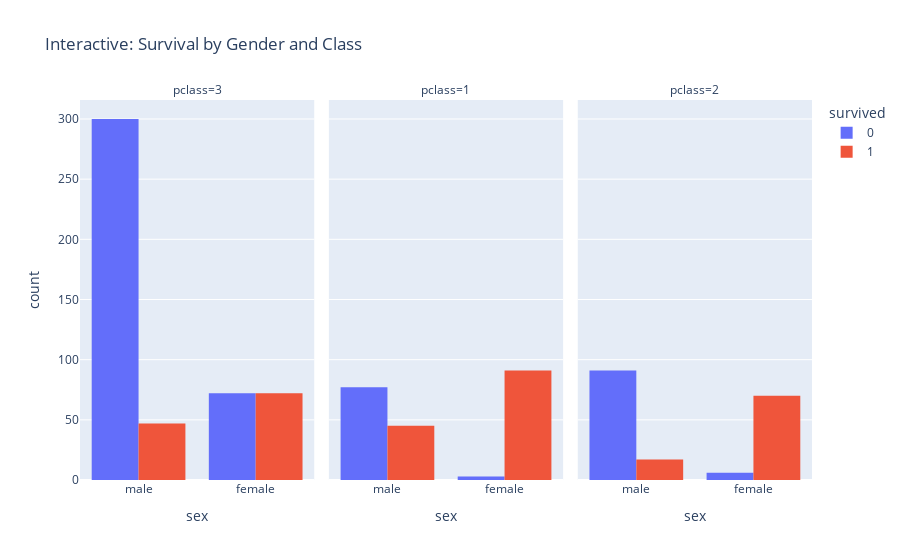

Write notebook code for a chart like this one.
### Markdown cell above
# 7.1 Survival by Gender & Class

### Code cell
fig1 = px.histogram(df, x="sex", color="survived", barmode="group",
                    facet_col="pclass", category_orders={"survived":[0,1]},
                    title="Interactive: Survival by Gender and Class")
fig1.show()

### Figure 1 — Plotly figure (JSON) as saved in the notebook; plotly's stock layout.template omitted (floating-point values rounded to 4 significant figures; data arrays with more than 128 entries replaced by an {"elided": "..."} marker saying what was removed)
{"data": [{"alignmentgroup": "True", "bingroup": "x", "hovertemplate": "survived=0<br>pclass=3<br>sex=%{x}<br>count=%{y}<extra></extra>", "legendgroup": "0", "marker": {"color": "#636efa", "pattern": {"shape": ""}}, "name": "0", "offsetgroup": "0", "orientation": "v", "showlegend": true, "type": "histogram", "x": {"elided": "372 str values"}, "xaxis": "x", "yaxis": "y"}, {"alignmentgroup": "True", "bingroup": "x", "hovertemplate": "survived=0<br>pclass=1<br>sex=%{x}<br>count=%{y}<extra></extra>", "legendgroup": "0", "marker": {"color": "#636efa", "pattern": {"shape": ""}}, "name": "0", "offsetgroup": "0", "orientation": "v", "showlegend": false, "type": "histogram", "x": ["male", "male", "male", "male", "male", "male", "male", "male", "male", "male", "male", "male", "male", "male", "male", "male", "male", "male", "male", "male", "male", "female", "male", "male", "male", "male", "male", "male", "male", "male", "male", "female", "male", "male", "male", "male", "male", "male", "male", "male", "male", "male", "male", "male", "male", "male", "male", "male", "male", "female", "male", "male", "male", "male", "male", "male", "male", "male", "male", "male", "male", "male", "male", "male", "male", "male", "male", "male", "male", "male", "male", "male", "male", "male", "male", "male", "male", "male", "male", "male"], "xaxis": "x2", "yaxis": "y2"}, {"alignmentgroup": "True", "bingroup": "x", "hovertemplate": "survived=0<br>pclass=2<br>sex=%{x}<br>count=%{y}<extra></extra>", "legendgroup": "0", "marker": {"color": "#636efa", "pattern": {"shape": ""}}, "name": "0", "offsetgroup": "0", "orientation": "v", "showlegend": false, "type": "histogram", "x": ["male", "male", "female", "male", "male", "male", "male", "male", "male", "male", "male", "male", "male", "male", "male", "male", "male", "male", "male", "female", "male", "male", "male", "male", "male", "male", "male", "male", "male", "male", "male", "male", "male", "male", "male", "male", "female", "male", "male", "male", "male", "male", "female", "male", "male", "male", "male", "male", "male", "male", "male", "male", "male", "male", "male", "male", "male", "male", "male", "male", "male", "male", "male", "male", "male", "male", "male", "male", "male", "male", "male", "male", "male", "male", "male", "male", "male", "male", "male", "male", "male", "male", "male", "female", "male", "male", "male", "male", "male", "male", "male", "male", "female", "male", "male", "male", "male"], "xaxis": "x3", "yaxis": "y3"}, {"alignmentgroup": "True", "bingroup": "x", "hovertemplate": "survived=1<br>pclass=3<br>sex=%{x}<br>count=%{y}<extra></extra>", "legendgroup": "1", "marker": {"color": "#EF553B", "pattern": {"shape": ""}}, "name": "1", "offsetgroup": "1", "orientation": "v", "showlegend": true, "type": "histogram", "x": ["female", "female", "female", "female", "female", "female", "female", "female", "male", "female", "female", "female", "male", "female", "male", "female", "male", "female", "female", "female", "male", "female", "male", "male", "female", "female", "female", "male", "female", "male", "female", "female", "female", "female", "female", "male", "male", "female", "female", "male", "female", "female", "female", "male", "male", "male", "female", "female", "male", "male", "female", "female", "male", "female", "female", "female", "male", "female", "male", "female", "female", "female", "female", "female", "female", "male", "female", "male", "male", "male", "female", "male", "female", "male", "female", "female", "female", "male", "male", "male", "female", "male", "female", "female", "male", "female", "male", "female", "male", "male", "female", "female", "female", "male", "female", "female", "male", "female", "male", "female", "male", "male", "male", "female", "female", "female", "male", "female", "male", "male", "male", "female", "male", "female", "male", "female", "female", "male", "female"], "xaxis": "x", "yaxis": "y"}, {"alignmentgroup": "True", "bingroup": "x", "hovertemplate": "survived=1<br>pclass=1<br>sex=%{x}<br>count=%{y}<extra></extra>", "legendgroup": "1", "marker": {"color": "#EF553B", "pattern": {"shape": ""}}, "name": "1", "offsetgroup": "1", "orientation": "v", "showlegend": false, "type": "histogram", "x": {"elided": "136 str values"}, "xaxis": "x2", "yaxis": "y2"}, {"alignmentgroup": "True", "bingroup": "x", "hovertemplate": "survived=1<br>pclass=2<br>sex=%{x}<br>count=%{y}<extra></extra>", "legendgroup": "1", "marker": {"color": "#EF553B", "pattern": {"shape": ""}}, "name": "1", "offsetgroup": "1", "orientation": "v", "showlegend": false, "type": "histogram", "x": ["female", "female", "male", "male", "female", "female", "female", "female", "female", "male", "female", "female", "female", "female", "female", "male", "female", "male", "female", "male", "female", "female", "female", "female", "male", "female", "female", "female", "female", "female", "male", "female", "female", "female", "female", "female", "male", "female", "female", "female", "female", "female", "female", "female", "female", "female", "female", "female", "female", "female", "female", "female", "female", "female", "female", "male", "female", "male", "male", "male", "female", "female", "female", "female", "female", "female", "female", "female", "female", "female", "male", "female", "female", "female", "female", "female", "female", "female", "male", "female", "female", "male", "male", "female", "female", "female", "female"], "xaxis": "x3", "yaxis": "y3"}], "layout": {"annotations": [{"font": {}, "showarrow": false, "text": "pclass=3", "x": 0.16, "xanchor": "center", "xref": "paper", "y": 1, "yanchor": "bottom", "yref": "paper"}, {"font": {}, "showarrow": false, "text": "pclass=1", "x": 0.5, "xanchor": "center", "xref": "paper", "y": 1, "yanchor": "bottom", "yref": "paper"}, {"font": {}, "showarrow": false, "text": "pclass=2", "x": 0.84, "xanchor": "center", "xref": "paper", "y": 1, "yanchor": "bottom", "yref": "paper"}], "autosize": true, "barmode": "group", "legend": {"title": {"text": "survived"}, "tracegroupgap": 0}, "title": {"text": "Interactive: Survival by Gender and Class"}, "xaxis": {"anchor": "y", "autorange": true, "domain": [0, 0.32], "range": [-0.5, 1.5], "title": {"text": "sex"}, "type": "category"}, "xaxis2": {"anchor": "y2", "autorange": true, "domain": [0.34, 0.66], "matches": "x", "range": [-0.5, 1.5], "title": {"text": "sex"}, "type": "category"}, "xaxis3": {"anchor": "y3", "autorange": true, "domain": [0.68, 1.0], "matches": "x", "range": [-0.5, 1.5], "title": {"text": "sex"}, "type": "category"}, "yaxis": {"anchor": "x", "autorange": true, "domain": [0, 1], "range": [0, 315.8], "title": {"text": "count"}}, "yaxis2": {"anchor": "x2", "autorange": true, "domain": [0, 1], "matches": "y", "range": [0, 315.8], "showticklabels": false}, "yaxis3": {"anchor": "x3", "autorange": true, "domain": [0, 1], "matches": "y", "range": [0, 315.8], "showticklabels": false}}}
